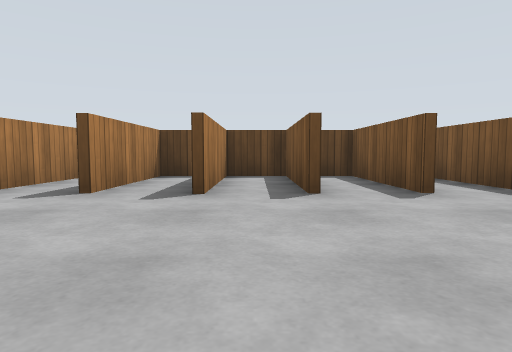
View 1 (above)

18 first-person views from a walk through a Gazebo world. The camera is 0.51 m above the floor, tilts 4° down and sees 75° across. The floor is counted in squares, 1 m on a side. Each view is taken from the middle of a square. On the plan, view 1 faces up. The plan holds only what a view shows up to about 9 squares ahead; the rest is blank. Gazebo's built-in surfaces are drawn with simple patterns.

View 2
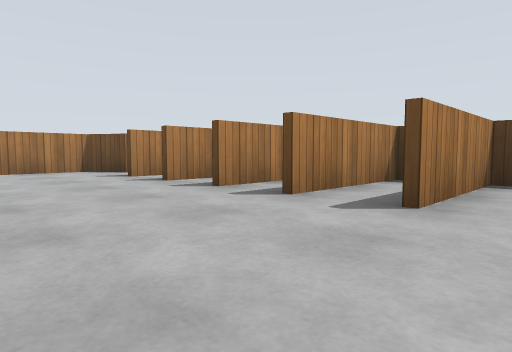

View 3
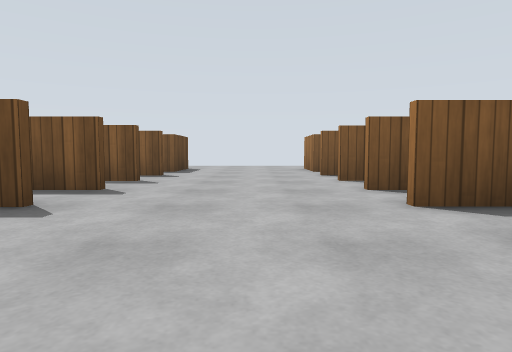

View 4
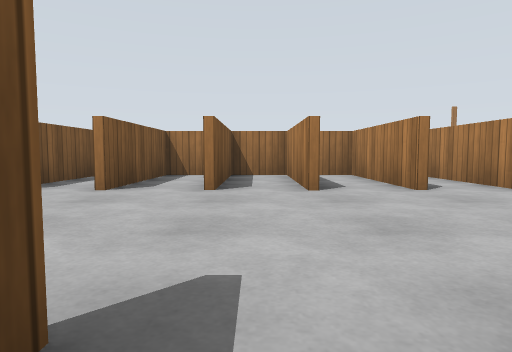

View 5
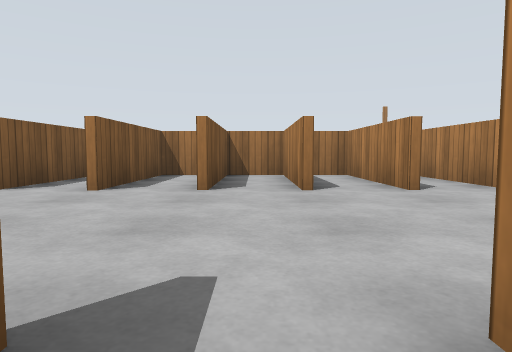

View 6
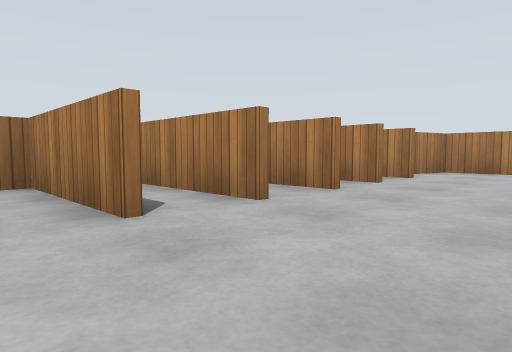

View 7
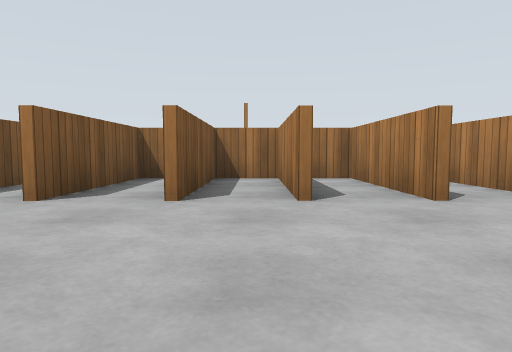

View 8
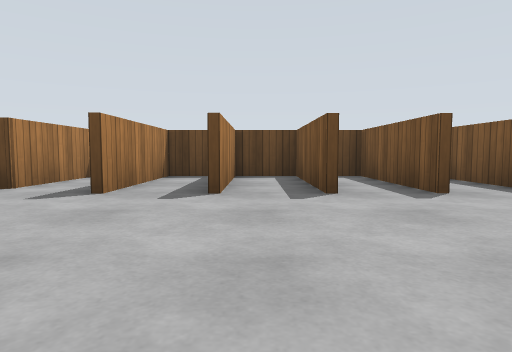

View 9
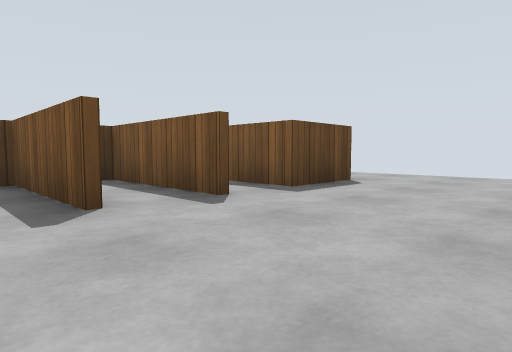

View 10
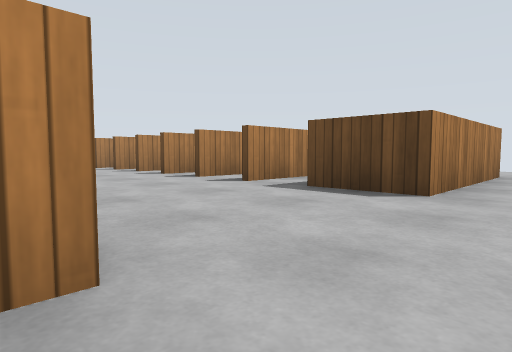

View 11
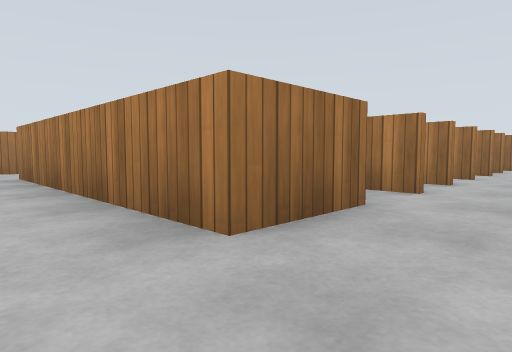

View 12
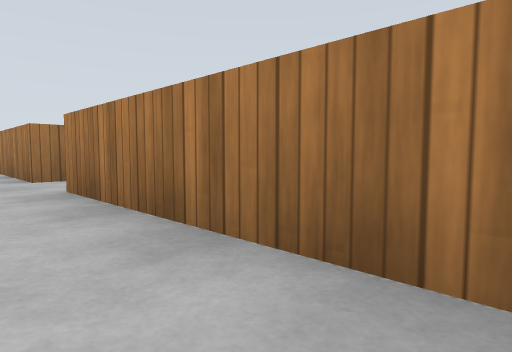

View 13
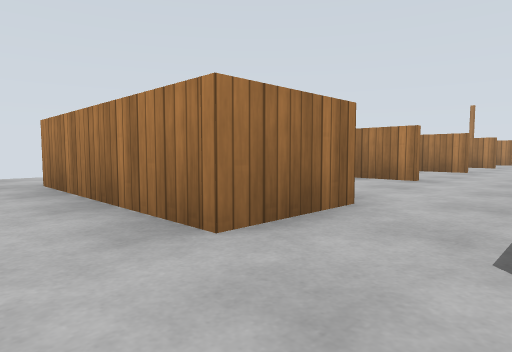

View 14
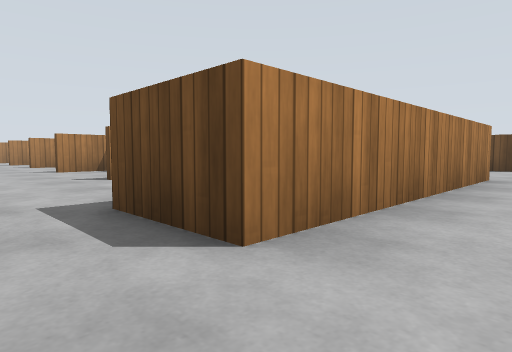

View 15
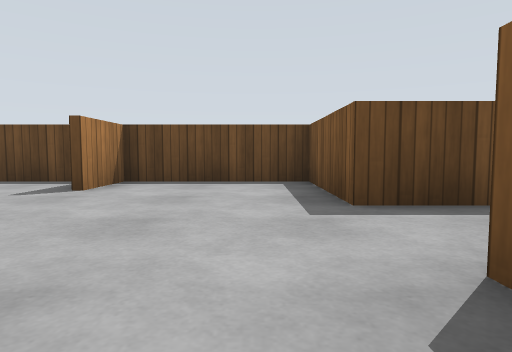

View 16
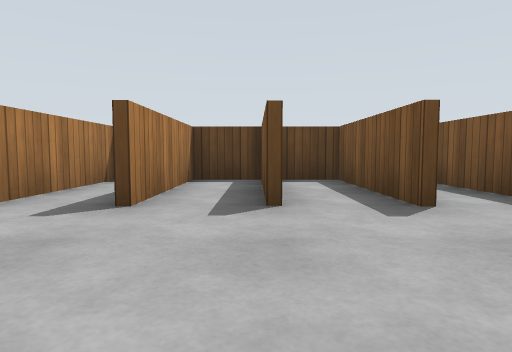

View 17
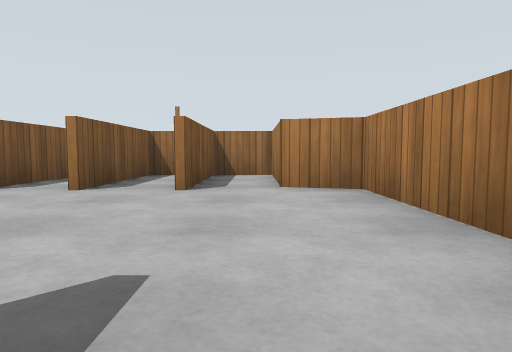

View 18
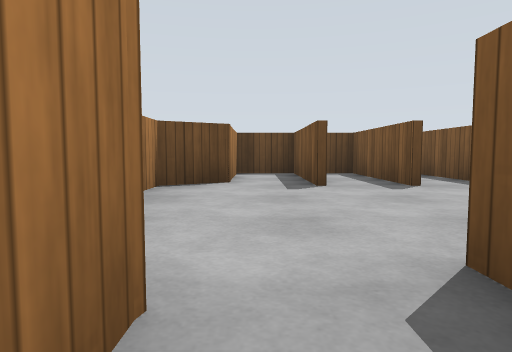

### Floor plan
Key: @ floor where view 1 was taken; # wall or solid block; . floor.
Columns run from 11 left of view 1 to 11 right of it. Each row starts with its distance up from view 1.
  8                      #
  7  ##################  #
  6  #.##.##.##.##.##.## #
  5 ##.##.##.##.##.##.## #.
  4 #..##.##.##.##.##.####.
  3 #......................
  2 #......................
  1 #......................
  0 ##.##.##.##@##.##.###..
 -1  #.##.##.##.##.##.###..
 -2  #.##.##.##.##.##.###..
 -3  ####################..
 -4             #...#..##..
 -5             .......##..
 -6             .......##..
 -7             ...........
 -8             .......###.
 -9             #.. #..  #.
-10                      #.
-11                      #

Positions as (right, up) in squares from view 1, and headings:
1: (0, 0), facing up
2: (-1, 1), facing up-left
3: (-1, 2), facing right
4: (3, 5), facing down
5: (0, 5), facing down
6: (-1, 3), facing down-left
7: (-6, 4), facing down
8: (-6, 0), facing up
9: (4, 1), facing up-right
10: (11, 0), facing up-left
11: (11, 2), facing down-left
12: (11, -1), facing down-left
13: (11, -6), facing down-left
14: (11, -7), facing up-left
15: (7, -9), facing up
16: (2, 1), facing up
17: (-9, 5), facing down
18: (-9, -1), facing up
